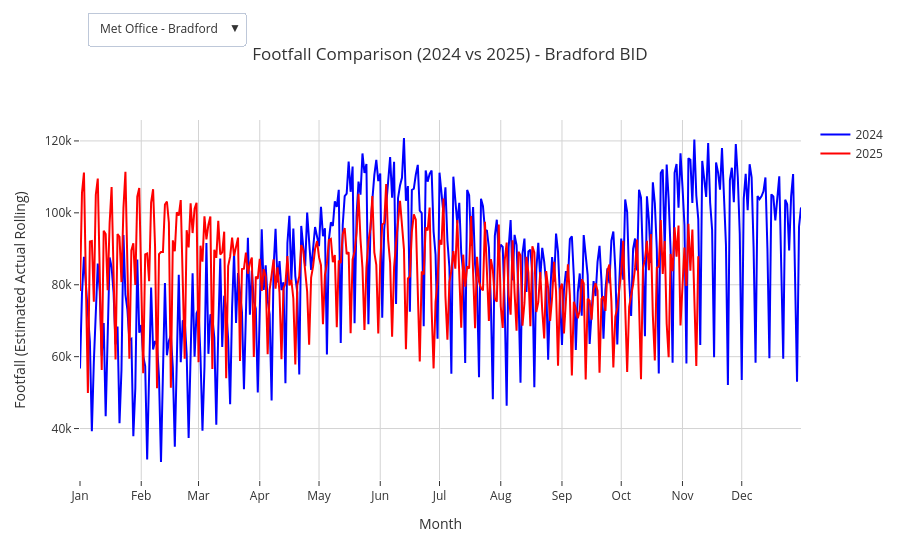

Notebook code cell kept with this figure:
### Markdown cell above
Comparing footfall seasonal trends in 2024 VS 2025. The following plots are also made interactive to be reused in dashboards.

### Code cell
# Plot seasonal footfall line graph,
# with months on the x axis
# allowing to compare footfall between 2024 and 2025
# with a button to select the area of interest

import plotly.express as px
import plotly.graph_objects as go

#Isolate the different regions
regions = footfall['centre_name'].unique()

#Create initial empty figure
fig_Brad24vs25 = go.Figure()
buttons = []

#Loop through each region
for r, region in enumerate(regions):
    df_region = footfall[footfall['centre_name'] == region].sort_values('datestamp')

    #Add 2024 and 2025 lines
    for year, color in zip([2024, 2025], ['blue', 'red']):
        df_year = df_region[df_region['datestamp'].dt.year == year].copy()
        if df_year.empty:
            continue

        x_doy = df_year['datestamp'].dt.dayofyear
        y = df_year['estimated_actual_footfall_rolling']

        #Add lines
        fig_Brad24vs25.add_scatter(
        x= x_doy,
        y= y,
        mode='lines',
        line= dict(color= color, width=2),
        name= f'{year}',
        visible=(r==0),
        customdata= df_year['datestamp'],
        hovertemplate= '📅 %{customdata|%Y-%m-%d}<br> 👣Footfall: %{y:.1f}'
    )

#Add 1 button per region
visibility = [False] * (2 * len(regions))
visibility[i*2] = True #2024 line
visibility[i*2+1] = True #2025 line

buttons.append(dict(
    label=region,
    method='update',
    args=[{'visible': visibility},
        {'title': f'Footfall Comparison (2024 vs 2025) - {region}'}]
))

#Add buttons for dropdown
for i, region in enumerate(regions):
        visible_array = [False] * (2* len(regions))
        visible_array[2*i] = True #2024 line
        visible_array[2*i +1] = True #2025 line
        buttons.append(dict(
            label= region,
            method='update',
            args=[{'visible': visible_array},
                 {'title': f'Footfall Comparison (2024 vs 2025) - {region}'}]
        ))

#Adapt layout with monthly ticks
month_starts = pd.date_range('2024-01-01', '2024-12-31', freq='MS')
month_labels = month_starts.strftime('%b')


#Add dropdown and choose layout
fig_Brad24vs25.update_layout(
    updatemenus=[dict(
        active=0,
        buttons=buttons,
        direction= 'down',
        x= 0.01,
        y=1.3,
        xanchor= 'left',
        yanchor= 'top',
        showactive= True
    )],
    hovermode= 'x unified',
    title= f'Footfall Comparison (2024 vs 2025) - {regions[0]}',
    xaxis=dict(
        title= 'Month',
        tickvals=[d.timetuple().tm_yday for d in month_starts],
        ticktext= month_labels,
        range=[1, 366],
        showgrid= True,
        gridcolor='lightgrey',
        zeroline= False
    ),
    yaxis= dict(
         title='Footfall (Estimated Actual Rolling)',
         showgrid= True,
         gridcolor='lightgrey',
         zeroline= False
    ),
    template= 'ggplot2',
    plot_bgcolor='rgba(0,0,0,0)',
    paper_bgcolor='rgba(0,0,0,0)',
)
    
fig_Brad24vs25.show()

### Figure 1 — Plotly figure (JSON) as saved in the notebook; plotly's stock layout.template omitted (floating-point values rounded to 4 significant figures; data arrays with more than 128 entries replaced by an {"elided": "..."} marker saying what was removed)
{"data": [{"customdata": {"elided": "361 str values"}, "hovertemplate": "📅 %{customdata|%Y-%m-%d}<br> 👣Footfall: %{y:.1f}", "line": {"color": "blue", "width": 2}, "mode": "lines", "name": "2024", "type": "scatter", "visible": true, "x": {"elided": "361 int values"}, "y": {"elided": "361 int values"}}, {"customdata": {"elided": "312 str values"}, "hovertemplate": "📅 %{customdata|%Y-%m-%d}<br> 👣Footfall: %{y:.1f}", "line": {"color": "red", "width": 2}, "mode": "lines", "name": "2025", "type": "scatter", "visible": true, "x": {"elided": "312 int values"}, "y": {"elided": "312 int values"}}, {"customdata": {"elided": "366 str values"}, "hovertemplate": "📅 %{customdata|%Y-%m-%d}<br> 👣Footfall: %{y:.1f}", "line": {"color": "blue", "width": 2}, "mode": "lines", "name": "2024", "type": "scatter", "visible": false, "x": {"elided": "366 int values"}, "y": {"elided": "366 int values"}}, {"customdata": {"elided": "278 str values"}, "hovertemplate": "📅 %{customdata|%Y-%m-%d}<br> 👣Footfall: %{y:.1f}", "line": {"color": "red", "width": 2}, "mode": "lines", "name": "2025", "type": "scatter", "visible": false, "x": {"elided": "278 int values"}, "y": {"elided": "278 int values"}}], "layout": {"hovermode": "x unified", "paper_bgcolor": "rgba(0,0,0,0)", "plot_bgcolor": "rgba(0,0,0,0)", "title": {"text": "Footfall Comparison (2024 vs 2025) - Bradford BID"}, "updatemenus": [{"active": 0, "buttons": [{"args": [{"visible": [false, false, true, true]}, {"title": "Footfall Comparison (2024 vs 2025) - Met Office - Bradford"}], "label": "Met Office - Bradford", "method": "update"}, {"args": [{"visible": [true, true, false, false]}, {"title": "Footfall Comparison (2024 vs 2025) - Bradford BID"}], "label": "Bradford BID", "method": "update"}, {"args": [{"visible": [false, false, true, true]}, {"title": "Footfall Comparison (2024 vs 2025) - Met Office - Bradford"}], "label": "Met Office - Bradford", "method": "update"}], "direction": "down", "showactive": true, "x": 0.01, "xanchor": "left", "y": 1.3, "yanchor": "top"}], "xaxis": {"gridcolor": "lightgrey", "range": [1, 366], "showgrid": true, "ticktext": ["Jan", "Feb", "Mar", "Apr", "May", "Jun", "Jul", "Aug", "Sep", "Oct", "Nov", "Dec"], "tickvals": [1, 32, 61, 92, 122, 153, 183, 214, 245, 275, 306, 336], "title": {"text": "Month"}, "zeroline": false}, "yaxis": {"gridcolor": "lightgrey", "showgrid": true, "title": {"text": "Footfall (Estimated Actual Rolling)"}, "zeroline": false}}}
